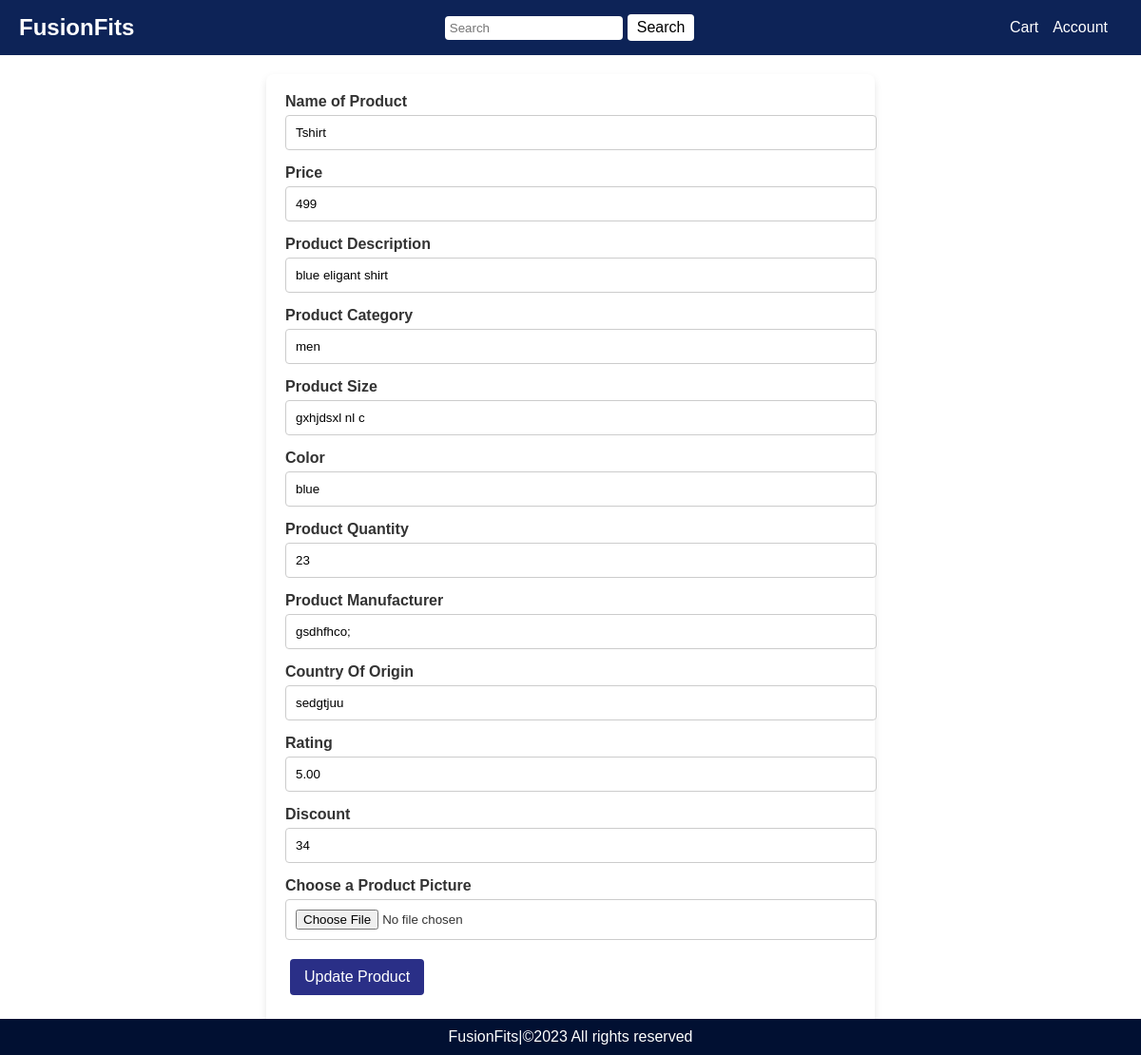
The page /product/update/7 (signed in) on the database its author committed.
### app/models.py (models this page shows, shortened)
class Product(db.Model):
    __tablename__ = 'product'
    id = db.Column(db.Integer, primary_key=True)
    name = db.Column(db.String(100), nullable=False)
    price = db.Column(db.Float, nullable=False)
    description = db.Column(db.String(255), nullable=False)
    product_category = db.Column(db.String(100), nullable=False)
    image_url = db.Column(db.String(255), nullable=True)
    size = db.Column(db.String(20), nullable=True)
    color = db.Column(db.String(20), nullable=True)
    quantity = db.Column(db.Integer, nullable=False)
    manufacturer = db.Column(db.String(100), nullable=True)
    country_of_origin = db.Column(db.String(50), nullable=True)
    rating = db.Column(db.Float, nullable=True)
    discount = db.Column(db.Float, nullable=True)
    cart_items = db.relationship('Cart', backref='product', lazy=True)
    wishlist_items = db.relationship('Wishlist', backref='product', lazy=True)
    order_items = db.relationship('Order', backref='product', lazy=True)

### app/product.py (the view, shortened to what this page needs)
@product.route("/update/<int:product_id>", methods=["GET", "POST"])
@restrict_to_admin()
def update_product(product_id):
    product = Product.query.get_or_404(product_id)
    form = New_Product_Form(obj=product)
    return render_template("ProductForm.html", form=form, operation_name="Update")

### app/forms.py
class New_Product_Form(FlaskForm):
    name = StringField("Name of Product", validators=[DataRequired()])
    price = IntegerField("Price", validators=[DataRequired(), NumberRange(min=1)])
    description = StringField("Product Description", validators=[DataRequired()])
    product_category = StringField("Product Category", validators=[DataRequired()])
    size = StringField("Product Size", validators=[DataRequired()])
    color = StringField("Color", validators=[DataRequired()])
    quantity = StringField("Product Quantity", validators=[DataRequired()])
    manufacturer = StringField("Product Manufacturer", validators=[DataRequired()])
    country_of_origin = StringField("Country Of Origin", validators=[DataRequired()])
    rating = DecimalField("Rating", validators=[InputRequired(), NumberRange(min=0.0, max=5.0)])
    discount = IntegerField("Discount", validators=[InputRequired(), NumberRange(min=0, max=100)])
    image_url = FileField(
        "Choose a Product Picture",
        validators=[FileRequired(), FileAllowed(IMAGES, message="Please upload an image for Product Picture.")],
    )

### app/utils.py (called while the page is built)
def restrict_to_admin():
    def decorator(f):
        @wraps(f)
        def decorated_function(*args, **kwargs):
            if session.get('role') != 'admin':
                flash('Access denied! Admins only.', 'danger')
                return redirect(url_for('login'))
            return f(*args, **kwargs)
        return decorated_function
    return decorator

### app/templates/ProductForm.html (shortened to what this page needs)
<!DOCTYPE html>
<html lang="en">
    <head>
        <link rel="stylesheet" href="{{ url_for('static',filename='styling.css') }}">
    </head>
    <body>
        <div class="navbar">
            <div class="logo">FusionFits</div>
            <div class="search-bar">
                <input type="text" id="search" name="search" placeholder="Search">
                <button type="button">Search</button><br><br>
            </div>
            <div class="account-section">
                <a href="page2.html">Cart</a>
                <div class="dropdown">
                    <a href="page2.html">Account</a>
                </div>
            </div>
        </div>
        <form action="" method="POST" enctype="multipart/form-data">
            {{ form.name.label }}
            {{ form.name }}
            {{ form.price.label }}
            {{ form.price }}
            {{ form.description.label }}
            {{ form.description }}
            {{ form.product_category.label }}
            {{ form.product_category }}
            {{ form.size.label }}
            {{ form.size }}
            {{ form.color.label }}
            {{ form.color}}
            {{ form.quantity.label }}
            {{ form.quantity }}
            {{ form.manufacturer.label }}
            {{ form.manufacturer }}
            {{ form.country_of_origin.label }}
            {{ form.country_of_origin }}
            {{ form.rating.label }}
            {{ form.rating }}
            {{ form.discount.label }}
            {{ form.discount }}
            {{ form.image_url.label }}
            {{ form.image_url }}
            <button type="Add Product">{{ operation_name }} Product</button><br><br>
        </form>
        <footer>
            FusionFits|&copy;2023 All rights reserved
        </footer>
    </body>
</html>

### app/static/styling.css (style rules this page uses)
body { margin: 0; font-family: Arial, sans-serif; background-color: white; color: #333; }
.navbar { display: flex; justify-content: space-between; align-items: center; background-color: #0d2357; color: white; padding: 10px 20px; }
.navbar .logo { font-size: 1.5em; font-weight: bold; }
.navbar .search-bar { display: flex; align-items: center; }
.navbar .search-bar input { padding: 5px; border: none; border-radius: 4px; }
.navbar .search-bar button { padding: 5px 10px; margin-left: 5px; background-color:white; color: black; border: none; border-radius: 4px; cursor: pointer; }
.navbar .account-section { display: flex; align-items: center; }
.navbar .account-section a { color: white; text-decoration: none; margin-right: 15px; }
.navbar .account-section .dropdown { position: relative; }
form { background-color: white; padding: 20px; margin: 20px auto; width: 50%; border-radius: 8px; box-shadow: 0 4px 8px rgba(0, 0, 0, 0.1); }
form label { display: block; margin-bottom: 5px; font-weight: bold; }
form input { width: 100%; padding: 10px; margin-bottom: 15px; border: 1px solid #ccc; border-radius: 4px; }
form button { padding: 10px 15px; background-color:#2a2f87; color: white; border: none; border-radius: 4px; cursor: pointer; }
footer { text-align: center; background-color:#011032; color: white; padding: 10px 0; position: fixed; bottom: 0; width: 100%; }
button, .button { padding: 10px 15px; background-color: #2a2f87; color: white; border: none; border-radius: 4px; cursor: pointer; font-size: 1em; margin: 5px; text-align: center; }

### rows shown on the page
Product: name "Tshirt", price "499", description "blue eligant shirt", product_category "men", size "gxhjdsxl nl c", color "blue", quantity "23", manufacturer "gsdhfhco;", country_of_origin "sedgtjuu", rating "5.00", discount "34"

### other values the page prints
{{ operation_name }} "Update"
